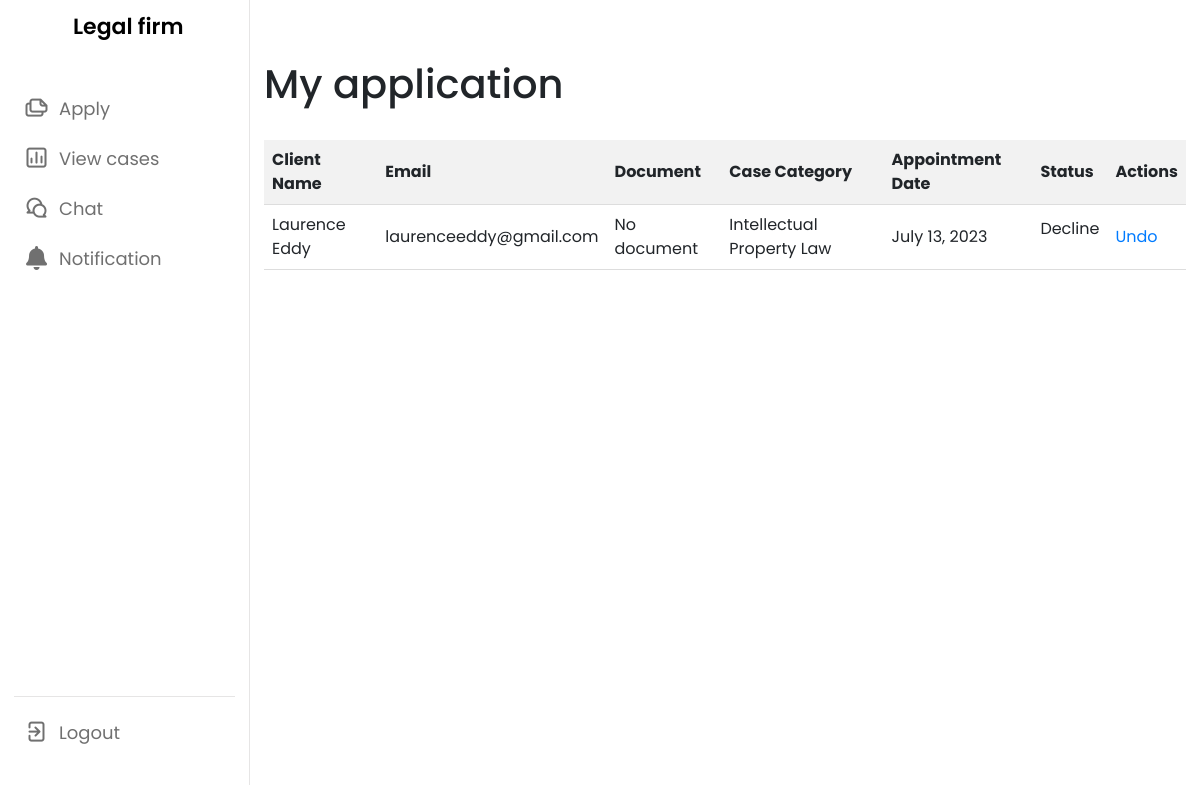
Page /applications/ on the earlier database version.
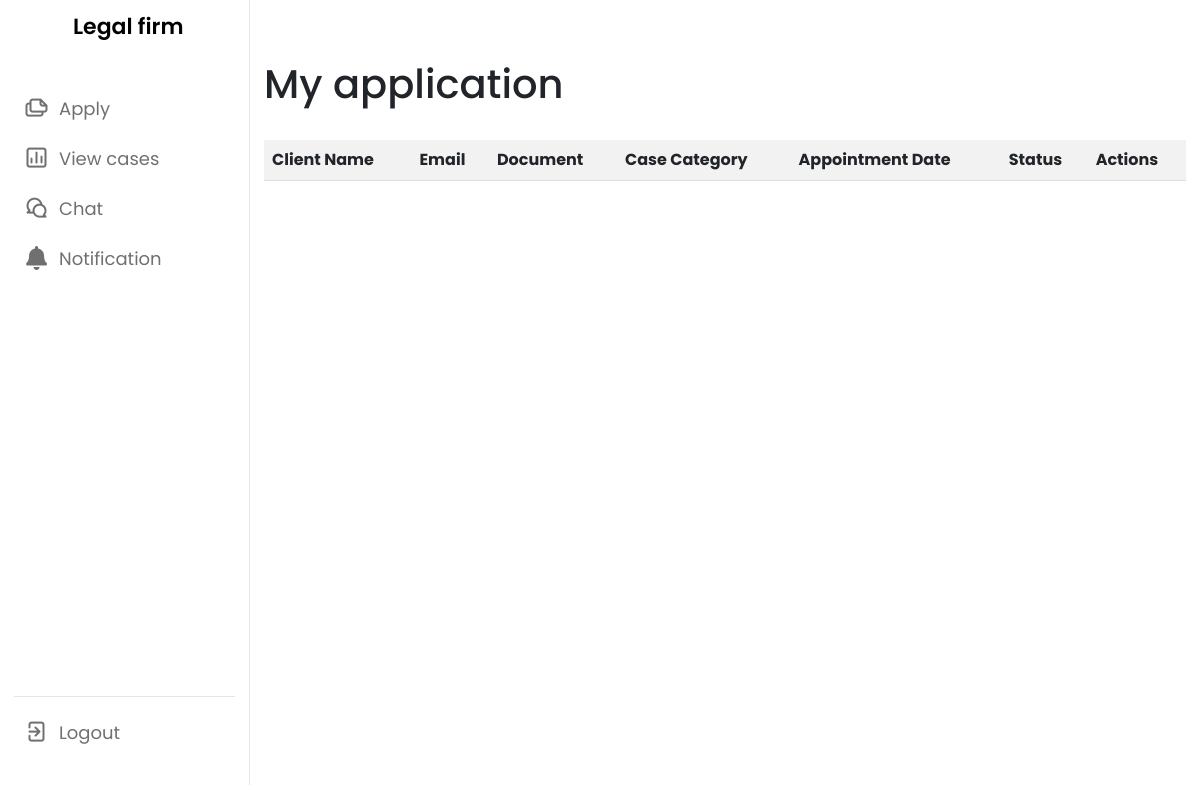
Same page on the later database version.
### blog/models.py (models this page shows, shortened)
class ClientApplication(models.Model):
    client_name = models.CharField(max_length=100)
    client_email = models.EmailField()
    case_details = models.TextField()
    case_category = models.CharField(max_length=50)
    appointment_date = models.DateField()
    document = models.FileField(upload_to='documents/', blank=True, null=True)
    approval_status = models.OneToOneField('approval', on_delete=models.CASCADE, blank=True, null=True)

class approval(models.Model):
    approval_status = models.CharField(max_length=10)

### blog/views.py (the view)
# urls.py: path('applications/', applications_list, name='applications_list'),
def applications_list(request):
    applications = ClientApplication.objects.all()
    return render(request, 'cliant_dashboard/application_status.html', {'applications': applications})

### blog/views.py (called while the page is built)
def category_list(request):
    category_list = Category.objects.exclude(name='default')
    context = {
        "category_list": category_list,
    }
    return context

### templates/cliant_dashboard/application_status.html (shortened to what this page needs)
{% block content %}
<!DOCTYPE html>
<html lang="en">
<head>
    <link rel="stylesheet" href="style.css">
    <link rel="stylesheet" href="https://cdn.jsdelivr.net/npm/bootstrap@4.0.0/dist/css/bootstrap.min.css">
    <link rel="stylesheet" href="https://unicons.iconscout.com/release/v4.0.0/css/line.css">
    <link rel="stylesheet" href="https://cdnjs.cloudflare.com/ajax/libs/font-awesome/5.15.3/css/all.min.css">
</head>
<body>
    <nav>
        <div class="logo-name">
            <span class="logo_name">Legal firm</span>
        </div>
        <div class="menu-items">
            <ul class="nav-links">
                <li><a href="{% url 'dashboard_client' %}">
                    <i class="uil uil-files-landscapes"></i>
                    <span class="link-name">Apply</span>
                </a></li>
                <li><a href="{% url 'status_applications' %}">
                    <i class="uil uil-chart"></i>
                    <span class="link-name">View cases</span>
                </a></li>
                <li><a href="{% url 'retrieve_data' %}">
                    <i class="uil uil-comments"></i>
                    <span class="link-name">Chat</span>
                </a></li>
                <li><a href="{% url 'cliant_notif' %}">
                    <i class="fas fa-bell"></i>
                    <span class="link-name">Notification</span>
                </a></li>
            </ul>
            <ul class="logout-mode">
                <li><a href="{% url 'client_logins' %}">
                    <i class="uil uil-signout"></i>
                    <span class="link-name">Logout</span>
                </a></li>
            </ul>
        </div>
    </nav>
    <section class="dashboard">
        <div class="dash-content">
            <div class="heading-container">
                <h1 class="center-heading">My application</h1>
              </div>
              <br>
              <table>
                <thead>
                    <tr>
                        <th>Client Name</th>
                        <th>Email</th>
                        <th>Document</th>
                        <th>Case Category</th>
                        <th>Appointment Date</th>
                        <th>Status</th>
                        <th>Actions</th>
                    </tr>
                </thead>
                <tbody>
                    {% for application in applications %}
                    <tr>
                        <td>{{ application.client_name }}</td>
                        <td>{{ application.client_email }}</td>
                        <td>
                            {% if application.document %}
                                <a href="{{ application.document.url }}" target="_blank">View Document</a>
                            {% else %}
                                No document
                            {% endif %}
                        </td>
                        <td>{{ application.case_category }}</td>
                        <td>{{ application.appointment_date }}</td>
                        <td>
                            {% if application.approval_status %}
                                <p>{{ application.approval_status.approval_status }}</p>
                            {% else %}
                                No approval status
                            {% endif %}
                        </td>
                        <td>
                            <a href="{% url 'delete_application' application.id %}">Undo</a>
                        </td>
                    </tr>
                    {% endfor %}
                </tbody>
            </table>
        </div>
    </section>
</body>
</html>
{%endblock%}

Differences in the rows shown:
removed ClientApplication: client_name "Laurence Eddy", client_email "laurenceeddy@gmail.com", document "No document", case_category "Intellectual Property Law", appointment_date "July 13, 2023", approval_status.approval_status "Decline"
